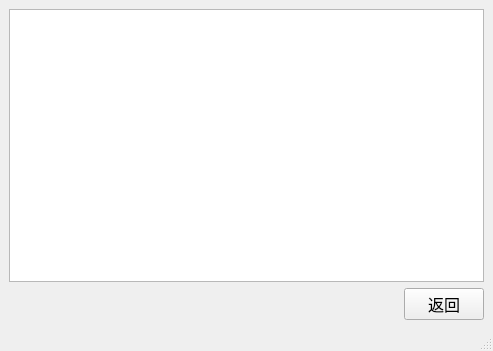
<?xml version="1.0" encoding="UTF-8"?>
<ui version="4.0">
 <class>Query_fir</class>
 <widget class="QMainWindow" name="Query_fir">
  <property name="geometry">
   <rect>
    <x>0</x>
    <y>0</y>
    <width>493</width>
    <height>351</height>
   </rect>
  </property>
  <property name="windowTitle">
   <string>MainWindow</string>
  </property>
  <widget class="QWidget" name="centralwidget">
   <layout class="QGridLayout" name="gridLayout">
    <item row="0" column="0" colspan="2">
     <widget class="QTableWidget" name="tableWidget"/>
    </item>
    <item row="1" column="0">
     <spacer name="horizontalSpacer">
      <property name="orientation">
       <enum>Qt::Horizontal</enum>
      </property>
      <property name="sizeHint" stdset="0">
       <size>
        <width>373</width>
        <height>20</height>
       </size>
      </property>
     </spacer>
    </item>
    <item row="1" column="1">
     <widget class="QPushButton" name="pbt1">
      <property name="font">
       <font>
        <family>Arial Rounded MT Bold</family>
        <pointsize>12</pointsize>
       </font>
      </property>
      <property name="text">
       <string>返回</string>
      </property>
     </widget>
    </item>
   </layout>
  </widget>
  <widget class="QMenuBar" name="menubar">
   <property name="geometry">
    <rect>
     <x>0</x>
     <y>0</y>
     <width>493</width>
     <height>26</height>
    </rect>
   </property>
  </widget>
  <widget class="QStatusBar" name="statusbar"/>
 </widget>
 <resources/>
 <connections/>
</ui>
